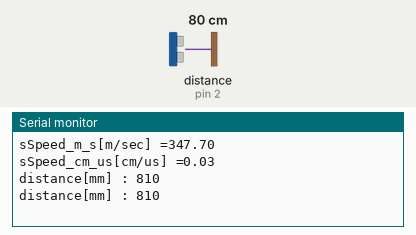
This sketch was run on a simulated Arduino Uno, built with avr-gcc and run on an emulated ATmega328P. Shown: the last lines printed to the serial monitor. Wiring (inferred from the names in the program): ultrasonic range finder: trigger pin 8; echo pin 2. The test bench sets the inputs (shaded band); at power-on: distance to the obstacle (sensor on pin 2) 80 cm. The echo pulse lasts 58.3 µs per cm.

Above: at 2.8 s.
2.9 s: distance to the obstacle (sensor on pin 2) set to 2 cm
At 4.8 s:
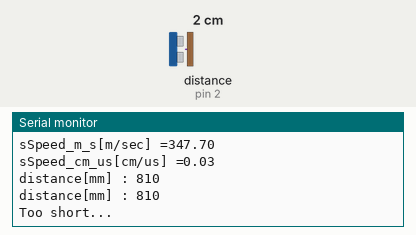
6.5 s: distance to the obstacle (sensor on pin 2) set to 4 cm
At 7.5 s:
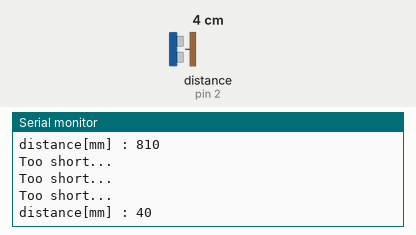

Measured:
- after the input at 2.9 s, the serial monitor: prints a new line after 1.1 s (image 1)
- after the input at 6.5 s, the serial monitor: prints a new line after 0.52 s (image 2)

The sketch:

prob4_myPulseIn_Int_micros_858.ino
```cpp
/*
  855: 8장 5절 문제 8번
  인터럽트를 기반으로 pulseIn()과 같은 동작을 수행하는 myPulseIn() 함수를 제작한다.


  int MyPulseIn_Int(int echoPin, bool value)
  echoPin 단자의 상태가 value가 될 때까지 까지 기다리고, value의 폭을 us(micro second) 단위로 반환한다.

  echoPin 단자의 상태변화(CHANGE: L->H, H-> L)가 일어날 때마다 인터럽트가 발생하게 한다. 총 2회의 인터럽트 발생.
  인터럽트 서비스 루틴 내부에서는 micros() 함수를 호충하여 현재의 timer tick cout를 기록한다.
  처음 L->H로 뙬때 micros() 함수를 호출하여 time tick count를 반환 받아 저장한다. => start_count
  H->L로 뙬때 한번 더 micros() 함수를 호출하여 time tick count를 반환 받아 저장한다. => end_count
  diff=end_count-start_count; // 이 값이 echo_pin 단자가 HIGH 상태를 유지하였던 시간(mocro 단위로 측정)이다.

  */


int maximumRange = 4000; // Maximum range needed[mm]
int minimumRange = 30; // Minimum range needed[mm]
long duration, distance;
double sSpeed_m_s, sSpeed_cm_us;


// Echo 단자는 인터럽트 요구원으로 활용되므로 이 예제에서는 H/W 인터럽트가 지원되는 단자 번호를 사용해야 한다.
int echoPin=2;
int trigPin=8;   // Trigger Pin
int Temperature=27;  // 섭씨 온도


void setup() {
  Serial.begin (9600);
  pinMode(trigPin, OUTPUT); pinMode(echoPin, INPUT);
  sSpeed_m_s = 331.5 + 0.6*Temperature; // 소리의 이동 속도 [m/sec]
  sSpeed_cm_us = (331.5 + 0.6*Temperature) * pow(10, 2) / pow(10, 6); // 이동 속도 [cm/us]
  Serial.print("sSpeed_m_s[m/sec] ="); Serial.println(sSpeed_m_s);
  Serial.print("sSpeed_cm_us[cm/us] ="); Serial.println(sSpeed_cm_us);

  // 초음파 센서의 echoPin 단자 신호에 의해 인터럽트가 발생하게 한다.
  attachInterrupt(digitalPinToInterrupt(echoPin), call_micros, CHANGE);
}

volatile bool check_start = false;  // ISR 내부에서 시작시간의 기록을 지시.
volatile bool check_end = false;    // ISR 내부에서 종료시간의 기록을 지시.
volatile int start_count, end_count;  // micros() 함수로 반환되는 시작, 종료 tick count

// 인터럽트 서비스 루틴. echoPin 단자의 상태가 바뀌면 호출된다.
int call_micros(){
  if(check_start == true)
    start_count = micros();
  if(check_end == true)
    end_count = micros();
}

int MyPulseIn_Int(int echoPin, bool value) {    // valu=HIGH or LOW
  int v;
  bool  normal, event;
  if (value == HIGH) {
    normal = LOW;
    event = HIGH;
  }
  else {
    normal = HIGH;
    event = LOW;
  }
  unsigned long cnt_s, cnt_e;
  // 주파수=40KHz => 주기=1/(40*1000) [s] = 1000/(40*1000*1000) [s]= 1000/40 [us] = 25[us]
  delayMicroseconds(7*25);    // 7개의 파형이 송출될 때까지 기다린다. 실제로는 8개 인데 미리 기다린다.
  check_start = true;   // echoPin 단자가 현재 noral일 텐데 event가 되면 ISR에서 그 시점을 기록한다.

  // echoPin이 event 상태가 될 때까지 기다린다. 이 loop안에서 첫번째 인터럽트가 발생한다.
  while(digitalRead(echoPin)== normal);

  check_start = false;
  check_end = true;   // echoPin 단자가 현재 event일 텐데 normal이 되면 ISR에서 그 시점을 기록한다.
  // 이번에는 echoPin이 normal 상태가 될 때까지 기다린다. 이 loop안에서 두번째 인터럽트가 발생한다.
  while(digitalRead(echoPin)== event);   // LOW가 될 때까지 기다린다.
  check_end = false;

  return(end_count-start_count);
}

int Read_mm_Dist(int echoPin, int trigPin, int Temperature) {
  digitalWrite(trigPin, LOW); // 시작하기 전에 일단 trig 신호를 LOW로 만들어 오동작 방지.
  delayMicroseconds(2); // 약간의 지연시간을 제공.
  digitalWrite(trigPin, HIGH); // 10 micro sec. High Pulse 생성
  delayMicroseconds(10);
  digitalWrite(trigPin, LOW); // Low가 됨과 동시에 모듈은 40khz의 pulse 8개를 만들어 출력함.
  //duration = pulseIn(echoPin, HIGH); // 초음파가 발사+반사되어 돌아오는 시간(us)을 반환받는다.
  duration = MyPulseIn_Int(echoPin, HIGH); // 초음파가 발사+반사되어 돌아오는 시간(us)을 반환받는다.

  //distance = pow(10, 2) * duration * sSpeed_m_s / (2 * pow(10, 6)); // 식 (3)
  distance = duration/2 * sSpeed_cm_us; // 식 (4)  [cm] 단위
  distance = distance * 10;   // [mm] 단위로 환산하기 위해 추가.
  return(distance);
}


void loop() {
int range;
  distance = Read_mm_Dist(echoPin, trigPin, Temperature);

  if (distance > maximumRange )   {
    Serial.println("Too long...");
  }
  else if (distance < minimumRange)   {
    Serial.println("Too short...");
  }
  else {
    Serial.print("distance[mm] : ");
    Serial.println(distance);
    delay(1000);
  }
  delay(1000);
}


/*
// 기록용.
void loop() {
int range;
  digitalWrite(trigPin, LOW); // 시작하기 전에 일단 trig 신호를 LOW로 만들어 오동작 방지.
  delayMicroseconds(2); // 약간의 지연시간을 제공.
  digitalWrite(trigPin, HIGH); // 10 micro sec. High Pulse 생성
  delayMicroseconds(10);
  digitalWrite(trigPin, LOW); // Low가 됨과 동시에 모듈은 40khz의 pulse 8개를 만들어 출력함.
  //duration = pulseIn(echoPin, HIGH); // 초음파가 발사+반사되어 돌아오는 시간(us)을 반환받는다.
  duration = MyPulseIn(echoPin, HIGH); // 초음파가 발사+반사되어 돌아오는 시간(us)을 반환받는다.

  //distance = pow(10, 2) * duration * sSpeed_m_s / (2 * pow(10, 6)); // 식 (3)
  distance = duration/2 * sSpeed_cm_us; // 식 (4)  [cm] 단위
  distance = distance * 10;   // [mm] 단위로 환산하기 위해 추가.

  if (distance > maximumRange || distance < minimumRange)   {
    Serial.println("out of range");
    delay(1000);
  }
  else {
    Serial.print("distance[mm] : ");
    Serial.println(distance);
    delay(1000);
  }
}

*/
```
